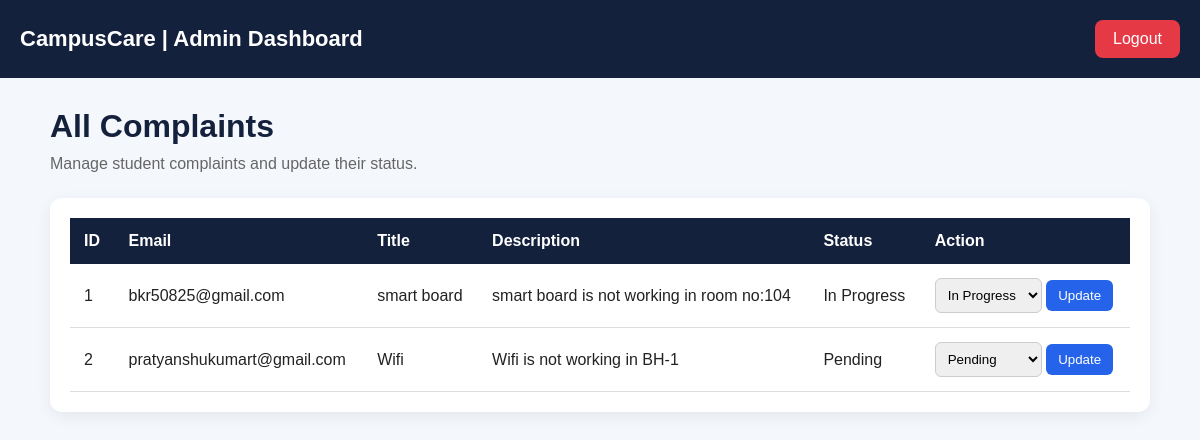
The page /admin_d (signed in) on the database as committed earlier.
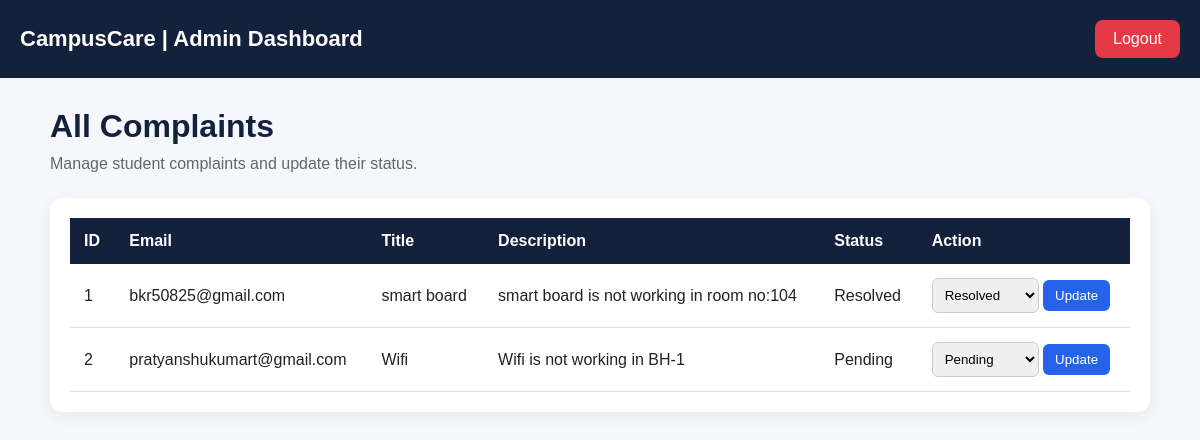
The same page on the database as committed later.
### tables this page shows
CREATE TABLE complaints(
        id INTEGER PRIMARY KEY AUTOINCREMENT,
        email TEXT,
        title TEXT,
        description TEXT,
        status TEXT
    );

### app.py (the view)
@app.route("/admin_d")
def admin_dashboard():
    if "admin" not in session:
        return redirect("/admin.")
    con = db()
    complaints = con.execute(
        "SELECT * FROM complaints"
    ).fetchall()
    con.close()
    return render_template(
        "/admin_d.html",
        complaints=complaints
    )

### app.py (called while the page is built)
def db():
    return sqlite3.connect("campuscare.db")

### templates/admin_d.html (shortened to what this page needs)
<!DOCTYPE html>
<html lang="en">
<head>
    <link rel="stylesheet" href="/static/admin.css">
</head>
<body>
    <div class="navbar">
        <h2>CampusCare | Admin Dashboard</h2>
        <a href="/logout" class="logout">Logout</a>
    </div>
    <div class="container">
        <h1>All Complaints</h1>
        <p class="subtitle">
            Manage student complaints and update their status.
        </p>
        <div class="table-box">
            <table>
                <thead>
                    <tr>
                        <th>ID</th>
                        <th>Email</th>
                        <th>Title</th>
                        <th>Description</th>
                        <th>Status</th>
                        <th>Action</th>
                    </tr>
                </thead>
                <tbody>
                    {% for complaint in complaints %}
                    <tr>
                        <td>{{ complaint[0] }}</td>
                        <td>{{ complaint[1] }}</td>
                        <td>{{ complaint[2] }}</td>
                        <td>{{ complaint[3] }}</td>
                        <td>{{ complaint[4] }}</td>
                        <td>
                            <form method="POST"
                                  action="/update/{{ complaint[0] }}">
                                <select name="status" required>
                                    <option value="Pending"
                                        {% if complaint[4] == "Pending" %}selected{% endif %}>
                                        Pending
                                    </option>
                                    <option value="In Progress"
                                        {% if complaint[4] == "In Progress" %}selected{% endif %}>
                                        In Progress
                                    </option>
                                    <option value="Resolved"
                                        {% if complaint[4] == "Resolved" %}selected{% endif %}>
                                        Resolved
                                    </option>
                                </select>
                                <button type="submit">
                                    Update
                                </button>
                            </form>
                        </td>
                    </tr>
                    {% else %}
                    <tr>
                        <td colspan="6" class="empty">
                            No complaints submitted yet.
                        </td>
                    </tr>
                    {% endfor %}
                </tbody>
            </table>
        </div>
    </div>
</body>
</html>

Rows that differ between the two databases and show on the page:
changed complaints "bkr50825@gmail.com": status "In Progress" → "Resolved"
